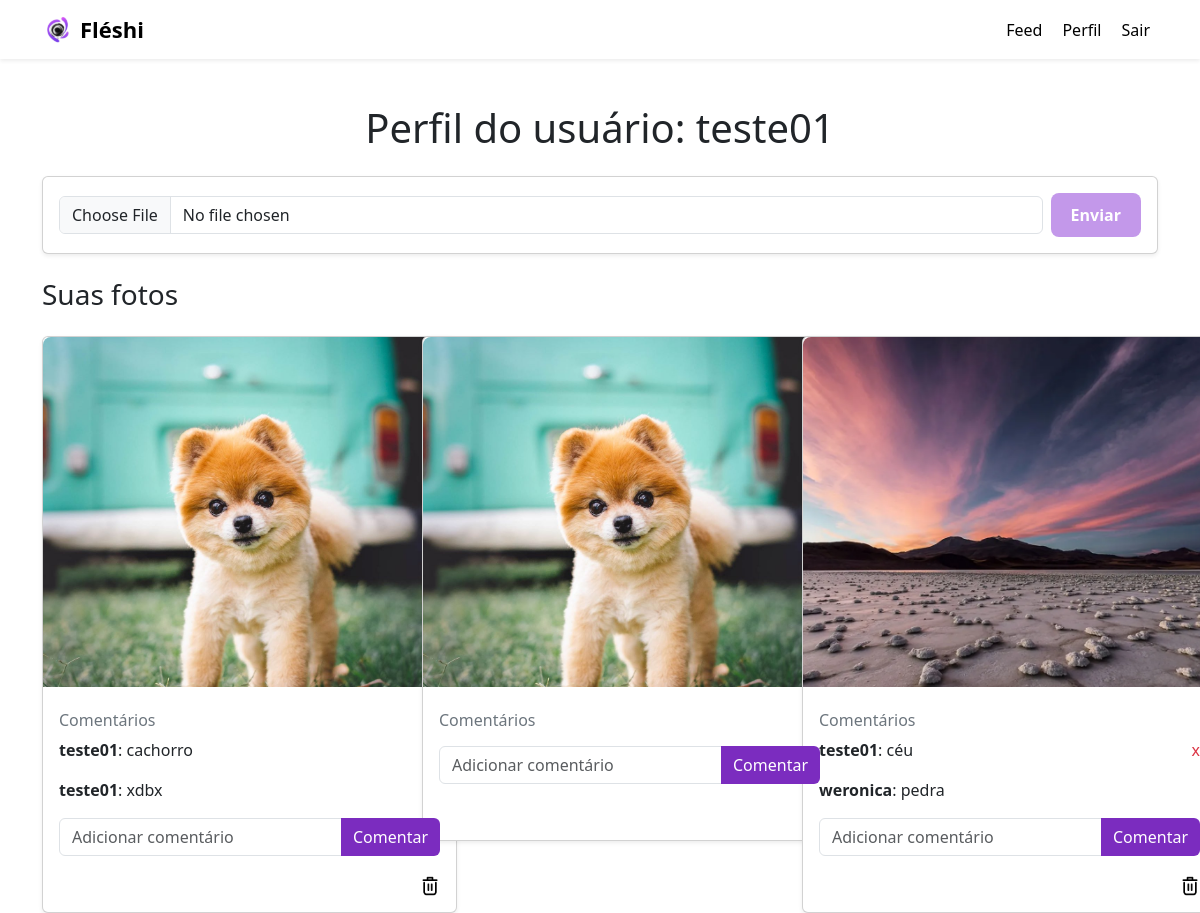
Screenshot of /profile/1 (signed in) with the database file from the repository.
### appfleshi/models.py (models this page shows)
class User(database.Model, UserMixin):
    id = database.Column(database.Integer, primary_key=True)
    username = database.Column(database.String(20), unique=True, nullable=False)
    email = database.Column(database.String(100), unique=True, nullable=False)
    password = database.Column(database.String(60), nullable=False)
    photos = database.relationship("Photo", backref="user", lazy=True)

class Photo(database.Model):
    id = database.Column(database.Integer, primary_key=True)
    filename = database.Column(database.String(100), default="default.png")
    upload_date = database.Column(database.DateTime(timezone=True), nullable=False, default=lambda: datetime.now(timezone.utc))
    user_id = database.Column(database.Integer, database.ForeignKey("user.id"))

class Comment(database.Model):
    id = database.Column(database.Integer, primary_key=True)
    text = database.Column(database.String(300), nullable=False)
    timestamp = database.Column(
        database.DateTime(timezone=True),
        default=lambda: datetime.now(timezone.utc)
    )
    user_id = database.Column(database.Integer, database.ForeignKey("user.id"), nullable=False)
    photo_id = database.Column(database.Integer, database.ForeignKey("photo.id"), nullable=False)
    user = database.relationship("User", backref="comments", lazy=True)
    photo = database.relationship("Photo", backref="comments", lazy=True)

### appfleshi/routes.py (the view, shortened to what this page needs)
@app.route('/profile/<user_id>', methods=['GET', 'POST'])
@login_required
def profile(user_id):
   if int(user_id) == int(current_user.id):
       photo_form = PhotoForm()
       return render_template('profile.html', user=current_user, form=photo_form)
   else:
       user = User.query.get(int(user_id))
       return render_template('profile.html', user=user, form=None)

### appfleshi/form.py
class PhotoForm(FlaskForm):
    photo = FileField("Foto", validators=[DataRequired()])
    submit = SubmitField("Enviar")

### appfleshi/models.py (called while the page is built)
@login_manager.user_loader
def load_user(user_id):
    return User.query.get(int(user_id))

### appfleshi/templates/profile.html (shortened to what this page needs)
{% extends "homepage.html" %}
{% block body %}
    {% include "navbar.html" %}
    <div class="container mt-4">
        <h1 class="mb-4 text-center">Perfil do usuário: {{ user.username }}</h1>
        {% if form %}
            <div class="card p-3 mb-4 shadow-sm">
                <form method="post" enctype="multipart/form-data" class="d-flex align-items-center gap-2">
                    {{ form.photo(class="form-control") }}
                    {{ form.submit(class="btn-upload") }}
                </form>
            </div>
        {% endif %}
        <h3 class="mt-4">Suas fotos</h3>
        <div class="row">
            {% for photo in user.photos %}
                <div class="col-md-4 col-sm-6 mt-3">
                    <div class="card shadow-sm position-relative" style="width: 415px;">
                        <a href="{{ url_for('profile', user_id=photo.user_id) }}">
                            <img class="card-img-top user-photo" src="{{ url_for('static', filename='posts_photos/' ~ photo.filename) }}" alt="Imagem do usuário">
                        </a>
                        <div class="card-body">
                            <h5 class="mt-2" style="font-size: 16px; color: #6c757d;">Comentários</h5>
                            <div class="mt-2">
                                {% for c in photo.comments %}
                                    <p>
                                        <strong>{{ c.user.username }}</strong>: {{ c.text }}
                                        {% if c.user_id == current_user.id %}
                                            <a href="{{ url_for('delete_comment', comment_id=c.id) }}" class="text-danger" style="float: right; text-decoration: none;"
                                               onclick="return confirm('Tem certeza que deseja excluir este comentário?');">x</a>
                                        {% endif %}
                                    </p>
                                {% endfor %}
                            </div>
                            {% if current_user.is_authenticated %}
                                <form action="{{ url_for('comment', photo_id=photo.id) }}"
                                      method="POST"
                                      class="mt-3">
                                    <div class="input-group">
                                        <input type="text" name="comment" class="form-control" placeholder="Adicionar comentário">
                                        <button class="btn btn-purple">Comentar</button>
                                    </div>
                                </form>
                            {% endif %}
                            <div class="d-flex justify-content-end mt-3">
                                <a href="{{ url_for('deletephoto', photo_id=photo.id) }}"
                                   onclick="return confirm('Tem certeza que deseja excluir esta foto?');">
                                    <img src="{{ url_for('static', filename='site_photos/delete.png') }}" width="20">
                                </a>
                            </div>
                        </div>
                    </div>
                </div>
            {% endfor %}
        </div>
    </div>
{% endblock %}

### appfleshi/templates/homepage.html (shortened to what this page needs)
<!DOCTYPE html>
<html lang="pt-br">
<head>
    <link href="https://cdn.jsdelivr.net/npm/bootstrap@5.3.8/dist/css/bootstrap.min.css" rel="stylesheet">
</head>
{% block body %}{% endblock %}
</html>

### appfleshi/templates/navbar.html (shortened to what this page needs)
<nav class="navbar navbar-expand-lg navbar-light bg-white shadow-sm fixed-top">
    <div class="container">
        <a class="navbar-brand d-flex align-items-center" href="{{ url_for('feed') }}">
            <img src="{{ url_for('static', filename='site_photos/logo.svg') }}"
                 alt="Logo"
                 style="height: 32px; margin-right: 6px;">
            <span style="font-size: 22px; font-weight: 700;">Fléshi</span>
        </a>
        <div class="collapse navbar-collapse justify-content-end" id="navbarNav">
            <ul class="navbar-nav align-items-center">
                <li class="nav-item">
                    <a class="nav-link fw-medium" href="{{ url_for('feed') }}">
                        Feed
                    </a>
                </li>
                <li class="nav-item">
                    <a class="nav-link fw-medium" href="{{ url_for('profile', user_id=current_user.id) }}">
                        Perfil
                    </a>
                </li>
                <li class="nav-item">
                    <a class="nav-link fw-medium text-danger" href="{{ url_for('logout') }}">
                        Sair
                    </a>
                </li>
            </ul>
        </div>
    </div>
</nav>

### appfleshi/templates/navbar.html (style rules this page uses)
.navbar .nav-link, .navbar .navbar-brand, .navbar .nav-link i { color: #000 !important; }

### appfleshi/templates/profile.html (style rules this page uses)
.user-photo { width: 100%; height: 350px; object-fit: cover; border-top-left-radius: 0.5rem; border-top-right-radius: 0.5rem; }
.btn-upload { background-color: #c398ea; border: none; color: white; padding: 10px 20px; border-radius: 8px; font-weight: 600; cursor: pointer; transition: 0.2s; }
.btn-purple { background-color: #7b2cbf !important; color: white !important; border: none; }

### rows the page displays
User: username "teste01"
Photo: filename (picture)
Comment: user.username "teste01", text "cachorro"
Comment: user.username "teste01", text "xdbx"
Photo: filename (picture)
Photo: filename (picture)
Comment: user.username "teste01", text "céu"
Comment: user.username "weronica", text "pedra"
